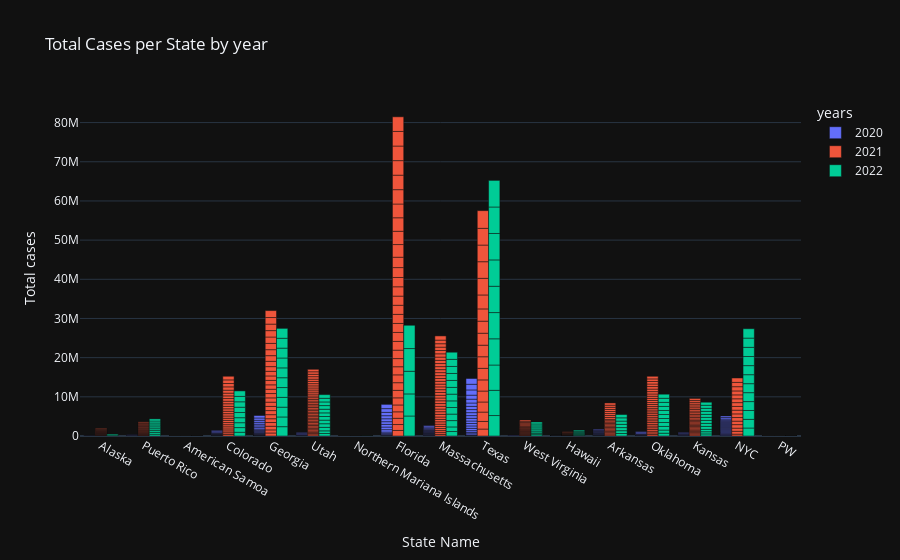

Notebook code for this chart:
### Code cell
fig = px.bar(df, 
              ## the task is to create a function that filter the df based on state and year and month 
              x =  'state_full_name',
              y =  'tot_cases',
              # x = 'tot_cases',
              # y = 'state_full_name',
              color='years',
              # color = df.years[df['state'] == 'Texas'],
              template='plotly_dark',
              barmode='group',
              labels={'state_full_name':'State Name',
                      'tot_cases': 'Total cases',
},
              title='Total Cases per State by year')
fig.show()
# fig = px.bar(data, 
#               x='country', 
#               y='total_cases', 
#               color='income_group',
#               template='plotly_white',
#               labels={'country':'Country',
#                       'total_cases':'Total Cases',
#                       'total_tests':'Total Tests',
#                       'total_deaths':'Total Deaths',
#                       'total_recovered':'Total Recovered'},
#               title='Total Cases per Country')
# fig.show()

### Figure 1 — Plotly figure (JSON) as saved in the notebook; plotly's stock layout.template omitted (floating-point values rounded to 4 significant figures; data arrays with more than 128 entries replaced by an {"elided": "..."} marker saying what was removed)
{"data": [{"alignmentgroup": "True", "hovertemplate": "years=2020<br>State Name=%{x}<br>Total cases=%{y}<extra></extra>", "legendgroup": "2020", "marker": {"color": "#636efa", "pattern": {"shape": ""}}, "name": "2020", "offsetgroup": "2020", "orientation": "v", "showlegend": true, "textposition": "auto", "type": "bar", "x": {"elided": "401 str values"}, "xaxis": "x", "y": {"elided": "401 int values"}, "yaxis": "y"}, {"alignmentgroup": "True", "hovertemplate": "years=2021<br>State Name=%{x}<br>Total cases=%{y}<extra></extra>", "legendgroup": "2021", "marker": {"color": "#EF553B", "pattern": {"shape": ""}}, "name": "2021", "offsetgroup": "2021", "orientation": "v", "showlegend": true, "textposition": "auto", "type": "bar", "x": {"elided": "438 str values"}, "xaxis": "x", "y": {"elided": "438 int values"}, "yaxis": "y"}, {"alignmentgroup": "True", "hovertemplate": "years=2022<br>State Name=%{x}<br>Total cases=%{y}<extra></extra>", "legendgroup": "2022", "marker": {"color": "#00cc96", "pattern": {"shape": ""}}, "name": "2022", "offsetgroup": "2022", "orientation": "v", "showlegend": true, "textposition": "auto", "type": "bar", "x": {"elided": "161 str values"}, "xaxis": "x", "y": {"elided": "161 int values"}, "yaxis": "y"}], "layout": {"barmode": "group", "legend": {"title": {"text": "years"}, "tracegroupgap": 0}, "title": {"text": "Total Cases per State by year"}, "xaxis": {"anchor": "y", "domain": [0, 1], "title": {"text": "State Name"}}, "yaxis": {"anchor": "x", "domain": [0, 1], "title": {"text": "Total cases"}}}}
